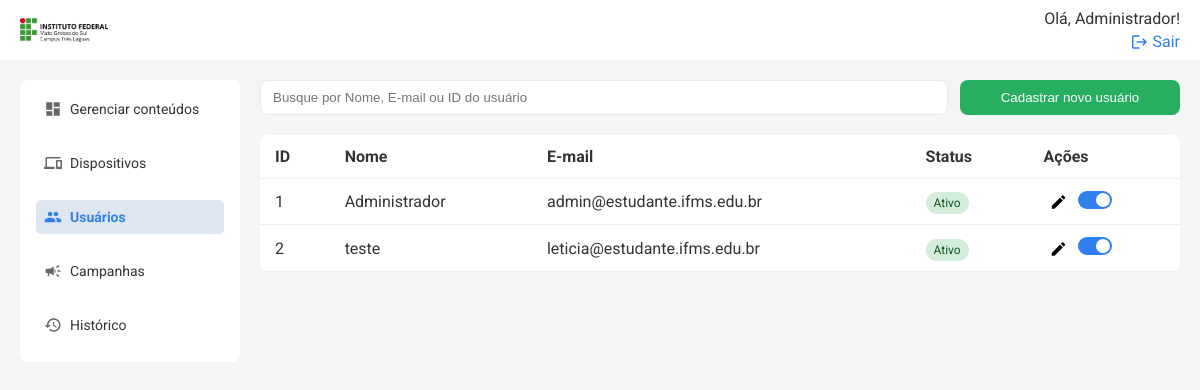
Screenshot of /api/users/list (signed in) with the database file from the repository.
### models.py (models this page shows)
class User(db.Model):
    id = db.Column(db.Integer, primary_key=True)
    name = db.Column(db.String(50), nullable=False)
    email = db.Column(db.String(120), nullable=False, unique=True)
    status = db.Column(db.String(10), nullable=False, default='Ativo')
    senha = db.Column(db.String(100), nullable=False)
    logUser = db.relationship('Log', backref=db.backref('user'))
    is_admin = db.Column(db.Boolean, default=False)
    @property
    def is_active(self):
        return self.status == 'Ativo'

### routes/users.py (the view)
@users_bp.route('/list', methods=['GET'])
@login_required
@admin_required
def listar_usuarios():
    users = User.query.all()
    return render_template('usuarios.html', users=users, current_user_id=session.get('user_id'))

### templates/usuarios.html (shortened to what this page needs)
{% extends 'base.html' %} {% block title %}Usuários{% endblock %} {% block
content %}
<div class="search-cta">
    <input
        type="text"
        placeholder="Busque por Nome, E-mail ou ID do usuário"
        class="search"
        id="buscaUsuarios"
    />
    <button class="btn" onclick="openModal()">Cadastrar novo usuário</button>
</div>
<table class="table">
    <thead>
        <tr>
            <th>ID</th>
            <th>Nome</th>
            <th>E-mail</th>
            <th>Status</th>
            <th>Ações</th>
        </tr>
    </thead>
    <tbody id="userTableBody">
        {% for user in users %}
        <tr>
            <td>{{ user.id }}</td>
            <td>{{ user.name }}</td>
            <td>{{ user.email }}</td>
            <td>
                <span
                    class="status {{ 'ativo' if user.is_active else 'inativo' }}"
                >
                    {{ 'Ativo' if user.is_active else 'Inativo' }}
                </span>
            </td>
            <td>
                <button
                    class="edit"
                    title="Editar usuário"
                    onclick="editUser('{{ user.id }}')"
                >
                    <span class="material-icons">edit</span>
                </button>
                <label class="switch" title="Ativar/Inativar usuário">
                    <span class="slider"></span>
                </label>
            </td>
        </tr>
        {% endfor %}
    </tbody>
</table>
{% endblock %}

### templates/topo.html (shortened to what this page needs)
<header class="topbar">
    <a href="{{ url_for('conteudos.listar_conteudos') }}" class="logo-topo">
        <img
            src="{{ url_for('static', filename='images/logo-ifms-tl.png') }}"
            alt="IFMS Logo"
            style="height: 24px; vertical-align: middle; margin-right: 8px"
        />
    </a>
    <div class="profile">
        {% if session['user_name'] %}
        <span>Olá, {{ session['user_name'] }}!</span>
        <a href="{{ url_for('auth.logout') }}">
            <span class="material-icons">logout</span>
            Sair
        </a>
        {% else %}
        <a href="{{ url_for('auth.login_usuario') }}">Entrar</a>
        {% endif %}
    </div>
</header>

### static/styles.css (style rules this page uses)
* { box-sizing: border-box; }
body { margin: 0; font-family: 'Roboto', sans-serif; color: #333; background-color: #f5f5f5; }
.topbar { width: 100%; background: #ffffff; padding-inline: 20px; box-sizing: border-box; display: flex; justify-content: space-between; align-items: center; position: fixed; top: 0; left: 0; height: 60px; z-index: 100; }
.topbar .profile a { text-align: right; font-size: 16px; color: #2f80ed; text-decoration: none; display: flex; align-items: center; gap: 4px; }
.topbar .profile a .material-icons { font-size: 16px; }
.profile { display: flex; flex-direction: column; align-items: flex-end; gap: 4px; }
.search-cta { display: flex; gap: 12px; margin-bottom: 20px; }
.search { padding: 8px 12px; width: 100%; border: 1px solid #e9e9e9; border-radius: 8px; outline: none; }
.btn { background: #27ae60; color: white; border: none; padding: 10px 15px; border-radius: 8px; min-width: 220px; }
button { cursor: pointer; }
.table { width: 100%; border-collapse: collapse; background: white; border-radius: 8px; overflow: hidden; }
.table th, .table td { padding: 12px 15px; border-bottom: 1px solid #eee; vertical-align: middle; }
.table th { text-align: left; }
.status { padding: 4px 8px; border-radius: 12px; font-size: 12px; }
.status.ativo { background: #d4edda; color: #155724; }
.edit { background: none; border: none; cursor: pointer; }
.material-icons { font-size: 18px !important; vertical-align: middle; }
.switch { position: relative; display: inline-block; width: 34px; height: 18px; }
.slider { position: absolute; cursor: pointer; top: 0; left: 0; right: 0; bottom: 0; background-color: #ccc; transition: 0.4s; border-radius: 18px; }
.slider:before { position: absolute; content: ''; height: 14px; width: 14px; left: 2px; bottom: 2px; background-color: white; transition: 0.4s; border-radius: 50%; }
input:checked + .slider { background-color: #2f80ed; }
input:checked + .slider:before { transform: translateX(16px); }

### rows the page displays
User: user_name "Administrador", id "1", name "Administrador", email "admin@estudante.ifms.edu.br", status "Ativo"
User: id "2", name "teste", email "leticia@estudante.ifms.edu.br", status "Ativo"
